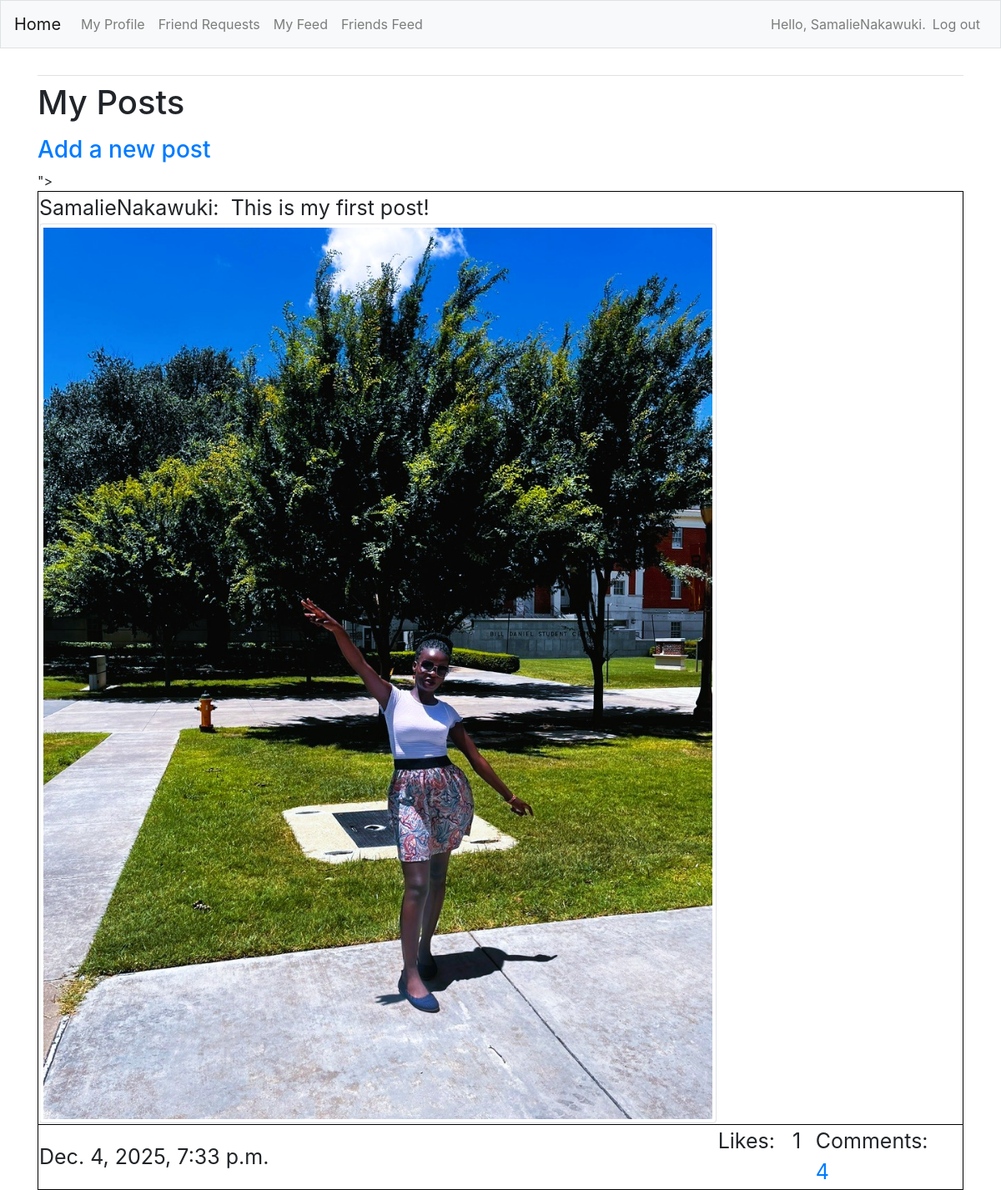
Screenshot of /myfeed/ (signed in) with the database file from the repository.
### FeedApp/models.py (models this page shows)
class Post(models.Model):
    description = models.CharField(max_length=255, blank=True)
    username = models.ForeignKey(User, on_delete=models.CASCADE)
    image = models.ImageField(upload_to='images', blank=True)
    date_posted = models.DateTimeField(auto_now_add=True)
    def __str__(self):
        return self.description

### FeedApp/views.py (the view)
# urls.py: path('myfeed/', views.myfeed, name='myfeed'),
@login_required
def myfeed(request):
    comment_count_list = []
    like_count_list = []
    posts = Post.objects.filter(username=request.user).order_by('-date_posted')
    for p in posts:
        c_count = Comment.objects.filter(post=p).count()
        l_count = Like.objects.filter(post=p).count()
        comment_count_list.append(c_count)
        like_count_list.append(l_count)
    zipped_list = zip(posts, comment_count_list, like_count_list)
    context = {'posts':posts, 'zipped_list': zipped_list}
    return render(request, 'FeedApp/myfeed.html', context)

### FeedApp/templates/FeedApp/myfeed.html
{% extends "FeedApp/base.html" %}
{% load bootstrap4 %}
{% block content %}
<h1>
    <p>My Posts</p>
</h1>
<h3><a href="{% url 'FeedApp:new_post' %}">Add a new post</a></h3>
<table style="font-size: 25px;width: 100%;">
    {% for p,c,l in zipped_list %}
    <tr style="border: 1px solid black;padding: 6px;">
        <td> {{p.username}}:&nbsp {{ p }} <br>
            {% if p.image %}
            <img src="{{p.image.url}}" class="img-thumbnail" style"max-height:300px" alt="">
            {% endif %}
        </td>
    </tr>">
    <tr style="border: 1px solid black; padding: 6px;">
        <td> {{p.date_posted}}</td>
        <td>Likes: &nbsp {{l}} &nbsp&nbsp&nbsp</td>
        <td>Comments: &nbsp <a href="{% url 'FeedApp:comments' p.id %}">{{c}}</a>&nbsp&nbsp</td>
    </tr>
    {% endfor %}
</table>
{% endblock content %}

### FeedApp/templates/FeedApp/base.html (shortened to what this page needs)
{% load bootstrap4 %}
<!doctype html>
<html lang="en">
<head>
    {% bootstrap_css %}
</head>
<body>
    <nav class="navbar navbar-expand-md navbar-light bg-light mb-4 border">
        <a class="navbar-brand" href="{% url 'FeedApp:index'%}">
            Home</a>
        <div class="collapse navbar-collapse" id="navbarCollapse">
            <ul class="navbar-nav mr-auto">
                <li class="nav-item">
                    <a class="nav-link" href="{% url 'FeedApp:profile' %}">My Profile</a>
                </li>
                <li class="nav-item">
                    <a class="nav-link" href="{% url 'FeedApp:friends' %}">Friend Requests</a>
                </li>
                <li class="nav-item">
                    <a class="nav-link" href="{% url 'FeedApp:myfeed' %}">My Feed</a>
                </li>
                <li class="nav-item">
                    <a class="nav-link" href="{% url 'FeedApp:friendsfeed' %}">Friends Feed</a>
                </li>
            </ul>
            <ul class="navbar-nav ml-auto">
                {% if user.is_authenticated %}
                <li class="nav-item">
                    <span class="navbar-text">Hello, {{ user.username }}.</span>
                </li>
                <li class="nav-item">
                    <a class="nav-link" href="{% url 'users:logout' %}">Log out</a>
                </li>
                {% endif %}
            </ul>
        </div>
    </nav>
    <main role="main" class="container">
        <div class="pb-2 mb-2 border-bottom">
        </div>
        <div>
            {% block content %}{% endblock content %}
        </div>
    </main>
</body>
</html>

### rows the page displays
Post: username "SamalieNakawuki", description "This is my first post!", image (picture), date_posted "Dec. 4, 2025, 7:33 p.m.", l "1", c "4"

### other values shown
{{ user.username }} "SamalieNakawuki"
